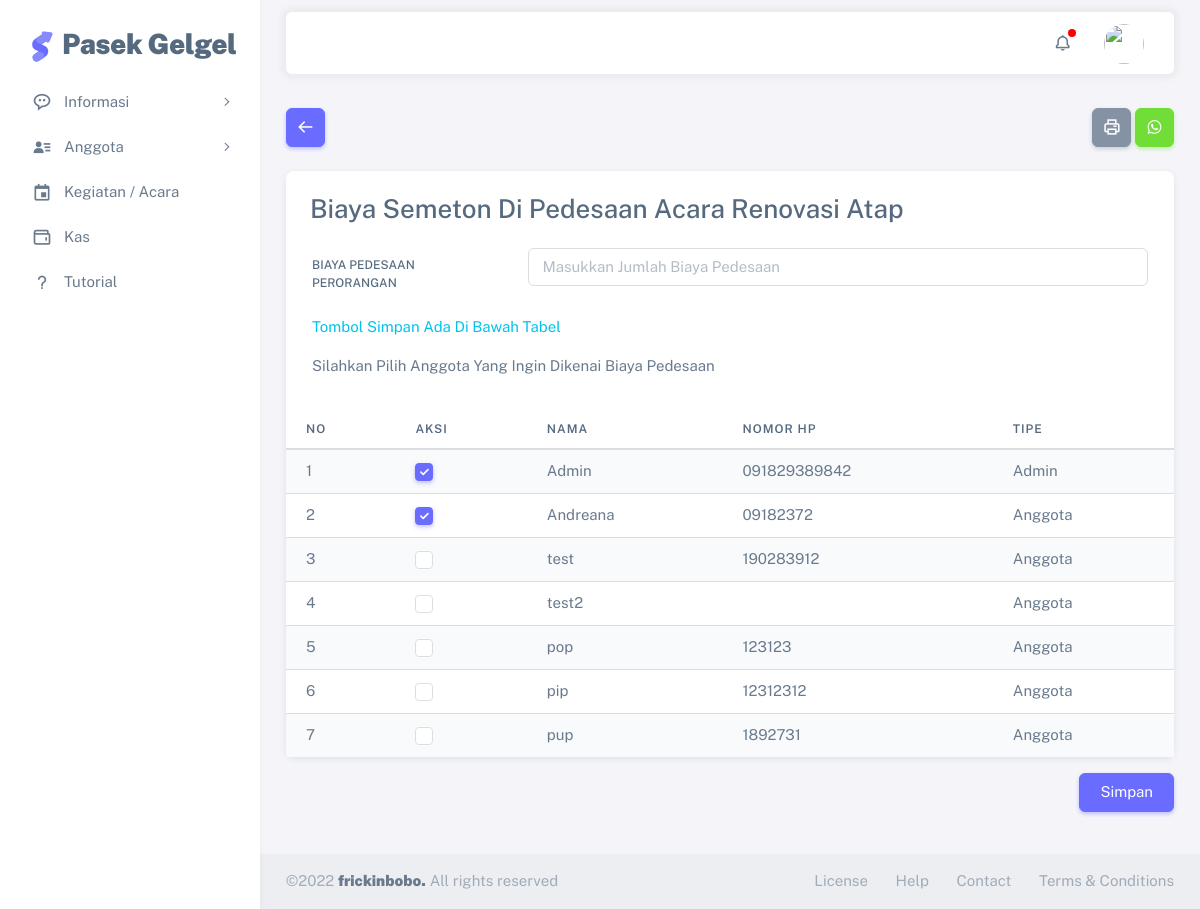
The app's page /acara/21/biaya-tambahan (signed in) with its own data.
### main/models.py (models this page shows, shortened)
class Acara(models.Model):
    judul = models.CharField(max_length=100, blank=False)
    deskripsi = models.TextField(blank=True)
    tanggal_mulai = models.DateField(auto_now=False)
    tanggal_selesai = models.DateField(auto_now=False, blank=True)
    status_selesai = models.BooleanField(default=False)
    dibuat_oleh = models.ForeignKey(Pengguna, on_delete=models.CASCADE, primary_key=False)

class Pengguna(models.Model):
    user = models.OneToOneField(User, on_delete=models.CASCADE)
    nama = models.CharField(max_length=100, blank=False)
    no_ktp = models.CharField(max_length=16, blank=True, null=True)
    no_hp = models.CharField(max_length=12, blank=True, null=True)
    status = models.BooleanField(default=False)
    alasan = models.TextField(null=True, blank=True)
    tipe = models.CharField(max_length=20, blank=False)
    foto_ktp = models.FileField(upload_to=get_upload_path_ktp, max_length=1000, blank=True, null=True)
    foto_profile = models.FileField(upload_to=get_upload_path_profile, max_length=1000, blank=True, null=True)

### main/views.py (the view)
# urls.py: path('acara/<int:id>/biaya-tambahan', views.biaya_tambahan, name='Biaya Tambahan'),
def biaya_tambahan(request, id):
    if not checkAuth(request):
        return redirect('/profile/login/?next={}'.format(request.path))
    response = {}
    semua_pengguna = Pengguna.objects.all()
    acara = Acara.objects.filter(id=id).first()
    if acara:
        peturunan = Peturunan.objects.filter(acara=acara).first()
        response['data'] = []
        if peturunan:
            for pengguna in semua_pengguna:
                tambahan_peturunan = TambahanPeturunan.objects.filter(peturunan=peturunan, pengguna=pengguna).first()
                response['data'].append({
                    'pengguna':pengguna,
                    'tambahan_peturunan':True if tambahan_peturunan else False
                })
    if request.method == 'POST':
        form = BiayaTambahanForm(request.POST)
        if form.is_valid():
            peturunan.tambahan_bayar = request.POST.get('tambahan_bayar')
            queryset_dana = Dana.objects.filter(acara=acara, deskripsi="Biaya Tambahan Untuk Semeton Pedesaan").first()
            ke = []
            for pengguna in semua_pengguna:
                if str(pengguna.id) in request.POST:
                    if request.POST.get(str(pengguna.id)) == 'true':
                        if not TambahanPeturunan.objects.filter(pengguna=pengguna, peturunan=peturunan).first():
                            tp = TambahanPeturunan.objects.create(
                                peturunan=peturunan,
                                pengguna=pengguna
                            )
                            tp.save()
                            ke.append(pengguna)
                else:
                    if TambahanPeturunan.objects.filter(pengguna=pengguna, peturunan=peturunan).first():
                        tp = TambahanPeturunan.objects.filter(pengguna=pengguna, peturunan=peturunan).first()
                        if tp:
                            tp.delete()
            dari = request.user.pengguna
            pesan = "Anda dikenakan biaya pedesaan sebesar {}!".format(str(request.POST.get('tambahan_bayar')))
            url = "/acara/{}/biaya-tambahan".format(acara.id)
            kirim(dari, ke, pesan, url)
            if queryset_dana == None:
                dana = Dana.objects.create(
                    acara=acara,
                    tipe="Pemasukan",
                    deskripsi="Biaya Tambahan Untuk Semeton Pedesaan",
                    jumlah=int(peturunan.tambahan_bayar)*TambahanPeturunan.objects.filter(peturunan=peturunan).count(),
                    struk=None
                )
                dana.save()
            else:
                queryset_dana.jumlah = int(peturunan.tambahan_bayar)*TambahanPeturunan.objects.filter(peturunan=peturunan).count()
                queryset_dana.save()
            peturunan.save()
            messages.success(request, 'Biaya Semeton Pedesaan Telah Berhasil Disimpan')
            return redirect('/acara/{}/biaya-tambahan'.format(id))
    else:
        form = BiayaTambahanForm()
    response['form'] = form
    response['acara'] = acara
    response['peturunan'] = peturunan
    return render(request, 'main/biaya-tambahan.html', response)

### main/forms.py
class BiayaTambahan(forms.Form):
    tambahan_bayar = forms.IntegerField(required=True, label='', widget=forms.NumberInput(attrs={'class': 'form-control', 'placeholder': 'Masukkan Jumlah Biaya Pedesaan'}))

### main/views.py (called while the page is built)
def checkAuth(request):
    return request.user.is_authenticated

### main/templates/main/biaya-tambahan.html (shortened to what this page needs)
{% extends 'main/base.html' %}
{% load static %}
{% load crispy_forms_tags %}
{% load humanize %}
{% block content %}
<div class="container-xxl flex-grow-1 container-p-y">
  <div class='mb-4 w-100 d-flex justify-content-between'>
    <div>
        <button type="button" class="btn btn-icon btn-primary mt-2" onclick="location.href='/acara/{{acara.id}}'">
            <i class="tf-icons bx bx-arrow-back"></i>
        </button>
    </div>
    <div>
        <button type="button" class="btn btn-icon btn-secondary mt-2"  onclick="frames['print_iframe'].print()">
            <i class='bx bx-printer'></i>
        </button>
        <a href="whatsapp://send?text=Berikut link anggota-anggota yang dikenai biaya tambahan di acara {{acara.judul}}:%0a%0a{{ request.build_absolute_uri }}%0a%0a_Pesan ini dibuat secara otomatis_" data-action="share/whatsapp/share"
            target="_blank"><button type="button" class="btn btn-icon btn-success mt-2"><i class='bx bxl-whatsapp' ></i></button></a>
    </div>
  </div>
  <div class="card">
    <h3 class="card-header">Biaya Semeton Di Pedesaan Acara {{ acara.judul }}</h3>
    <div class="container-fluid">
        <form id='form' action="#" method="post" enctype="multipart/form-data">
        <div class="row mb-3">
            <label class="col-sm-3 col-form-label" for="id_jumlah">Biaya Pedesaan Perorangan</label>
            <div class="col-sm-9">
            {{ form.tambahan_bayar }}
            </div>
        </div>
        {% if request.user.pengguna.tipe == 'Admin' or request.user.pengguna.tipe == 'Bendahara' %}
        <div class="row">
            <p class="text-info">Tombol Simpan Ada Di Bawah Tabel</p>
        </div>
        {% endif %}
        <div class="row mb-3">
          {% if request.user.pengguna.tipe == 'Admin' or request.user.pengguna.tipe == 'Bendahara' %}
            <p>Silahkan Pilih Anggota Yang Ingin Dikenai Biaya Pedesaan</p>
          {% else %}
            <p>Anggota Yang Dikenai Biaya Pedesaan</p>
          {% endif %}
        </div>
    </div>
    <div class="table-responsive text-nowrap">
      <table class="table table-striped">
        <thead>
          <tr>
            <th>No</th>
            {% if request.user.pengguna.tipe == 'Admin' or request.user.pengguna.tipe == 'Bendahara' %}
            <th>Aksi</th>
            {% else %}
            <th>Kena/Tidak</th>
            {% endif %}
            <th>Nama</th>
            <th>Nomor HP</th>
            <th>Tipe</th>
          </tr>
        </thead>
        <tbody class="table-border-bottom-0">
          {% for d in data %}
            <tr>
                <td>{{ forloop.counter }}</td>
                {% if request.user.pengguna.tipe == 'Admin' or request.user.pengguna.tipe == 'Bendahara' %}
                    {% if d.tambahan_peturunan %}
                        <td><input type="checkbox" name="{{d.pengguna.id}}" class="form-check-input" value="true" checked/></td>
                    {% else %}
                        <td><input type="checkbox" name="{{d.pengguna.id}}" class="form-check-input" value="true"/></td>
                    {% endif %}
                {% else %}
                  {% if d.tambahan_peturunan %}
                      <td><input type="checkbox" name="{{d.pengguna.id}}" class="form-check-input" value="true" checked disabled/></td>
                  {% else %}
                      <td><input type="checkbox" name="{{d.pengguna.id}}" class="form-check-input" value="true" disabled/></td>
                  {% endif %}
                {% endif %}
                <td>{{ d.pengguna.nama }}</td>
                <td>{{ d.pengguna.no_hp }}</td>
                <td>{{ d.pengguna.tipe }}</td>
            </tr>
          {% endfor %}
        </tbody>
      </table>
    </div>
  </div>
  {% if request.user.pengguna.tipe == 'Admin' or request.user.pengguna.tipe == 'Bendahara' %}
  <div class="row my-3">
    <div class="d-flex w-100 justify-content-end">
        <button class="btn btn-primary" type="submit" form="form" >Simpan</button>
    </div>
  </div>
  {% endif %}
</div>
{% endblock %}

### records on screen
Acara: judul "Renovasi Atap"
Pengguna: pengguna.nama "Admin", pengguna.no_hp "091829389842", pengguna.tipe "Admin"
Pengguna: pengguna.nama "Andreana", pengguna.no_hp "09182372", pengguna.tipe "Anggota"
Pengguna: pengguna.nama "test", pengguna.no_hp "190283912", pengguna.tipe "Anggota"
Pengguna: pengguna.nama "test2", pengguna.tipe "Anggota"
Pengguna: pengguna.nama "pop", pengguna.no_hp "123123", pengguna.tipe "Anggota"
Pengguna: pengguna.nama "pip", pengguna.no_hp "12312312", pengguna.tipe "Anggota"
Pengguna: pengguna.nama "pup", pengguna.no_hp "1892731", pengguna.tipe "Anggota"
